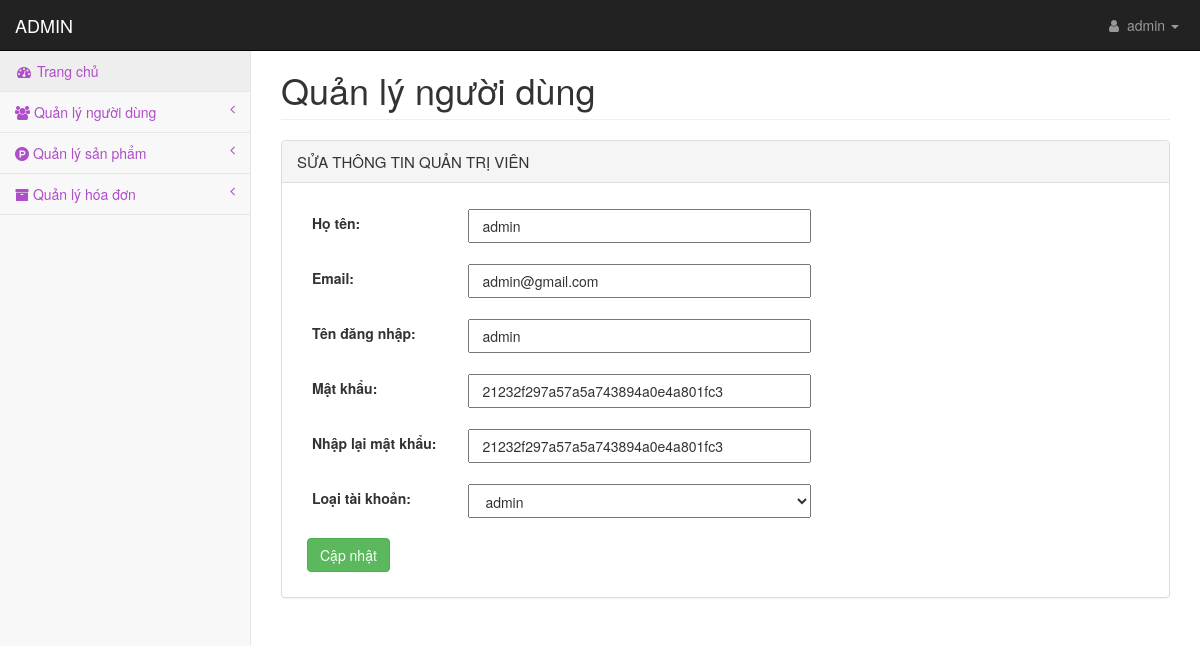
/admin/pages/useredit.php?username=admin (signed in), run on the app's committed database.
### tables this page shows
CREATE TABLE `tbl_quantri` (
  `tenDangNhap` varchar(255) NOT NULL,
  `matKhau` varchar(255) NOT NULL,
  `tenNguoiQuanTri` varchar(255) NOT NULL,
  `thuDienTuQT` varchar(255) NOT NULL,
  `trangThai` varchar(255) NOT NULL DEFAULT 'Active',
  `maVaiTro` int(11) NOT NULL
);

CREATE TABLE `tbl_vaitro` (
  `maVaiTro` int(11) NOT NULL,
  `tenVaiTro` varchar(255) NOT NULL
);

### admin/lib/database.php (called while the page is built, shortened)
<?php
Class Database{
   public $host   = DB_HOST;
   public $user   = DB_USER;
   public $pass   = DB_PASS;
   public $dbname = DB_NAME;
   public $link;
private function connectDB(){
   $this->link = new mysqli($this->host, $this->user, $this->pass,
    $this->dbname);
 }
public function select($query){
  $result = $this->link->query($query) or
   die($this->link->error.__LINE__);
  if($result->num_rows > 0){
    return $result;
  } else {
    return false;
  }
 }
}

### admin/classes/user.php (called while the page is built, shortened)
<?php
	require_once '../lib/database.php';
?>
<?php
	class user
	{
		private $db;
		public function __construct()
		{
			$this->db = new Database();
		}
		public function getUserByName($name){
			$query = "SELECT * FROM tbl_quantri WHERE tenDangNhap = '$name' ";
			$result = $this->db->select($query);
			return $result;
		}
		public function show_usertype()
		{
			$query = "SELECT * FROM tbl_vaitro";
			$result = $this->db->select($query);
			return $result;
		}
	}
?>

### admin/pages/useredit.php (the view, shortened to what this page needs)
<?php include 'header.php'; ?>
<?php include_once '../classes/user.php'; ?>
<?php
    $user = new user();
    if (!isset($_GET['username']) || $_GET['username'] == ''){
        echo "<script>window.location = 'userlist.php'</script>";
    }else{
        $name = $_GET['username'];
    }
?>
            <div id="page-wrapper">
                <div class="container-fluid">
                    <div class="row">
                        <div class="col-lg-12">
                            <h1 class="page-header">Quản lý người dùng</h1>
                        </div>
                    </div>
                    <div class="panel panel-default">
                        <div class="panel-heading">
                            <span class="textHeading">Sửa thông tin quản trị viên</span>
                        </div>
                        <div class="panel-body">
                        <?php
                            $userList = $user->getUserByName($name);
                            if ($userList){
                                while ($result_user = $userList->fetch_assoc()) {
                        ?>
                            <form action="" method="POST" enctype="multipart/form-data" name="formUser" onsubmit="return validationForm()">
                                <table style="width: 100%;">
                                <tr>
                                    <td class="tabLabel">
                                        <label class="labelAddProduct">Họ tên:  </label>
                                    </td>
                                    <td>
                                        <input type="text" name="tenNguoiQuanTri" value="<?php echo $result_user['tenNguoiQuanTri'] ?>" class="inputAddProduct" autofocus>
                                    </td>
                                </tr>
                                <tr>
                                    <td class="tabLabel">
                                        <label class="labelAddProduct">Email: </label>
                                    </td>
                                    <td>
                                        <input type="email" name="thuDienTuQT" value="<?php echo $result_user['thuDienTuQT'] ?>" class="inputAddProduct" >
                                    </td>
                                </tr>
                                  <tr>
                                    <td class="tabLabel">
                                        <label class="labelAddProduct">Tên đăng nhập: </label>
                                    </td>
                                    <td>
                                        <input type="text" name="tenDangNhap" value="<?php echo $result_user['tenDangNhap'] ?>" class="inputAddProduct" >
                                    </td>
                                </tr>
                                 <tr>
                                    <td class="tabLabel">
                                        <label class="labelAddProduct">Mật khẩu: </label>
                                    </td>
                                    <td>
                                        <input type="text" name="matKhau" value="<?php echo $result_user['matKhau'] ?>" class="inputAddProduct" >
                                    </td>
                                </tr>
                                <tr>
                                    <td class="tabLabel">
                                        <label class="labelAddProduct">Nhập lại mật khẩu: </label>
                                    </td>
                                    <td>
                                        <input type="text" name="matKhau2" value="<?php echo $result_user['matKhau'] ?>" class="inputAddProduct" >
                                    </td>
                                </tr>
                                 <tr>
                                    <td class="tabLabel">
                                        <label class="labelAddProduct">Loại tài khoản: </label>
                                    </td>
                                    <td>
                                        <select class="inputAddProduct" name="maVaiTro" required>
                                            <?php
                                                $userTypeList = $user->show_usertype();
                                                if ($userTypeList){
                                                    while ($result_type = $userTypeList->fetch_assoc()) {
                                            ?>
                                            <option
                                            <?php
                                                if ($result_type['maVaiTro'] == $result_user['maVaiTro'] ){ echo 'selected'; }
                                            ?>
                                            value="<?php echo $result_type['maVaiTro']; ?>"><?php echo $result_type['tenVaiTro']; ?>
                                            </option>
                                            <?php
                                                }
                                            }
                                            ?>
                                        </select>
                                    </td>
                                </tr>
                                 </table>
                                 <input type="submit" name="submit" value="Cập nhật" class="btn btn-success" style="margin: 10px;">
                            </form>
                            <?php
                                }
                            }
                            ?>
                         </div>
                    </div>
                                </div>
                            </div>
                        </div>
        <link rel="stylesheet" type="text/css" href="../css/style.css">
    </body>
</html>

### admin/css/style.css (style rules this page uses)
.inputAddProduct { width: 50%; height: 34px; padding: 6px 12px; font-size: 14px; }
.labelAddProduct { font-size: 14px; padding: 15px; }
td.tabLabel { width: 20%; }
.textHeading { font-size: 15px; text-transform: uppercase; }

### admin/css/startmin.css (style rules this page uses)
body { background-color: #f8f8f8; }
#page-wrapper { padding-top: 30px; min-height: 568px; background-color: #fff; }
@media (min-width:768px) { #page-wrapper { position: inherit; margin-left: 250px; padding: 30px 15px 0 15px; border-left: 1px solid #e7e7e7; } }

### data on the page
tbl_quantri: tenNguoiQuanTri "admin", thuDienTuQT "admin@gmail.com", tenDangNhap "admin", matKhau "21232f297a57a5a743894a0e4a801fc3", matKhau2 "21232f297a57a5a743894a0e4a801fc3", maVaiTro "admin"

### other printed values
Session::get('tenNguoiQuanTri') "admin"
